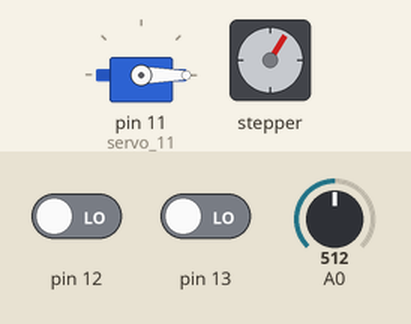
This sketch was run on a simulated Arduino Uno, built with avr-gcc and run on an emulated ATmega328P. Shown: servo, stepper motor. The test bench sets the inputs (shaded band); at power-on: A0 = 512, pin 12 LOW, pin 13 LOW. Stepper angles assume 200 steps per turn.

Above: at 1.2 s.
1.3 s: A0 set to 0
2.8 s: A0 set to 9
4.3 s: A0 set to 12
At 6.23 s:
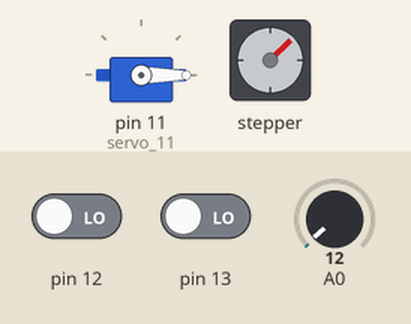
7.3 s: A0 set to 122
At 8.16 s:
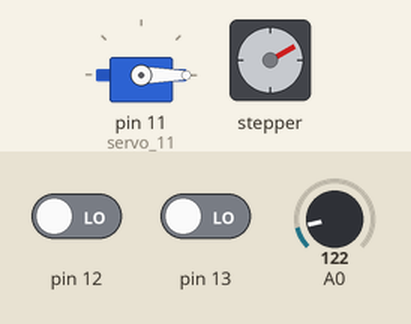
10.3 s: A0 set to 306
At 10.55 s:
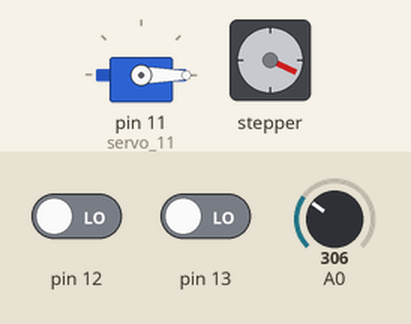
Timing chart, 0 to 20.3 s (numbered marks = the images above; inputs shaded):
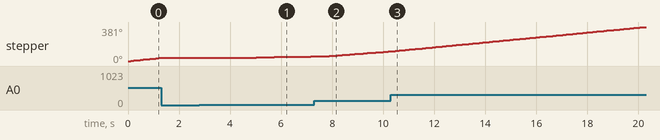

Measured:
- after the input at 1.3 s, stepper: stops changing and stays 36°
- after the input at 2.8 s, every drawn part: stays the same
- by itself, stepper: keeps turning clockwise at about 33°/s

The sketch:

final_sorting_machine.ino
```cpp
// C++ code
//
#include <Servo.h>
#include <Stepper.h>
const int stepsPerRevolution = 200;
Stepper myStepper(stepsPerRevolution, 7, 8, 9, 10);
int count = 0;

Servo servo_11;

void setup()
{
  servo_11.attach(11, 500, 2500);
  pinMode(13, INPUT);
  pinMode(12, INPUT);
}

void loop()
{
  servo_11.write(0);
  delay(100); // Wait for 100 millisecond(s)

  count = 0;
  delay(10); // Wait for 10 millisecond(s)
  if (digitalRead(13) <= 8) {
    count + 1;
  } else {
    count += 0;
  }

  if (digitalRead(12) >= 4) {
    servo_11.write(75);
    delay(200); // Wait for 200 millisecond(s)
  }

    // read the sensor value:
  int sensorReading = analogRead(A0);
  // map it to a range from 0 to 100:
  int motorSpeed = map(sensorReading, 0, 1023, 0, 100);
  // set the motor speed:
  if (motorSpeed > 0) {
    myStepper.setSpeed(motorSpeed);
    // step 1/100 of a revolution:
    myStepper.step(stepsPerRevolution / 100);
  }
}
```
